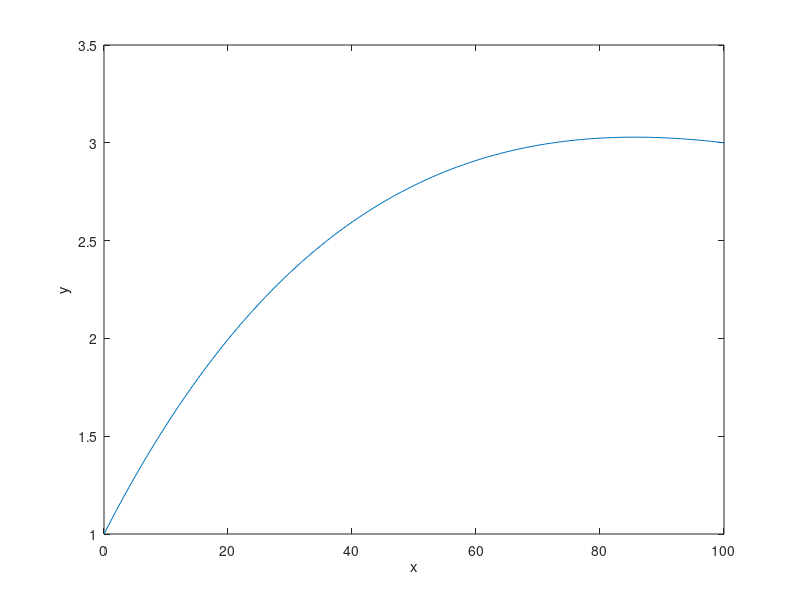

This chart was generated by the following MATLAB code: (Note: this script raises an error after producing the figure.)
clear
a=1;  %alpha
b=3;  %betha
dx=0.01;
N=100;
y1=zeros(1,N+1);
A1=zeros(1,N+1);
y2=zeros(1,N+1);
A2=zeros(1,N+1);
y1(1)=a;
A1(1)=0; %moadele ra ba sharayet BVP ba sharayet marzie y1(1)=a/A1(1)=0/y2(1)=0/A2(1)=1 be do moadele IVP tabdil mikonim
 for i=1:N
     y1(i+1)=y1(i)+dx*A1(i);
     A1(i+1)=A1(i)+dx*(-y1(i)-2*A1(i));
 end
 
y2(1)=0;
A2(1)=1;
  for i=1:N
     y2(i+1)=y2(i)+dx*A2(i);
     A2(i+1)=A2(i)+dx*(-y2(i)-2*A2(i));
  end
  x=0:N;  
  y=y1+((b-y1(N+1))/y2(N+1))*y2; 
 figure
 plot(x,y);xlabel('x');ylabel('y');
 syms f g           %baraye tatbigh ba hale tahlili va daghigh
 f(g)=exp(-g)+(3*exp(1)-1)*g*exp(-g);
 x1=linspace(0,1);
 figure
 plot(x1,f(x1));
